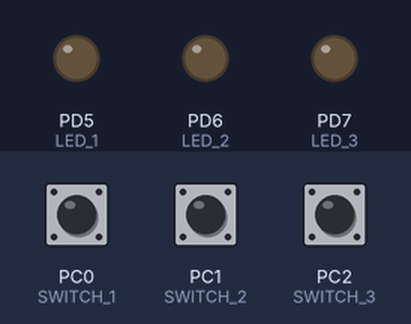
Bench run of a program on a simulated ATmega328P, built with avr-gcc and emulated at 20 MHz. On the bench: output pins drawn as LEDs (lit = HIGH). Inputs (shaded band) come from the test bench; at power-on: PC0 (SWITCH_1) HIGH, PC1 (SWITCH_2) HIGH, PC2 (SWITCH_3) HIGH.

Above: at 1.2 s.
1.3 s: PC0 (SWITCH_1) pulled LOW for 0.15 s
At 1.37 s:
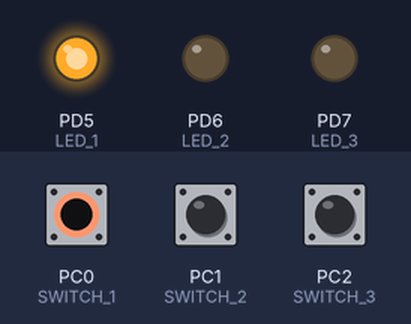
2.9 s: PC1 (SWITCH_2) pulled LOW for 0.15 s
At 2.97 s:
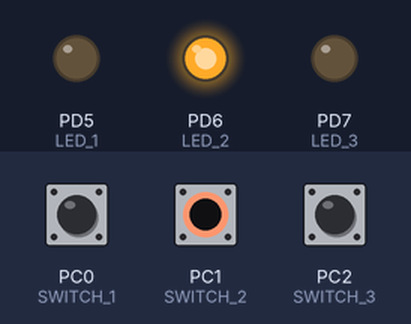
4.5 s: PC2 (SWITCH_3) pulled LOW for 0.15 s
At 4.57 s:
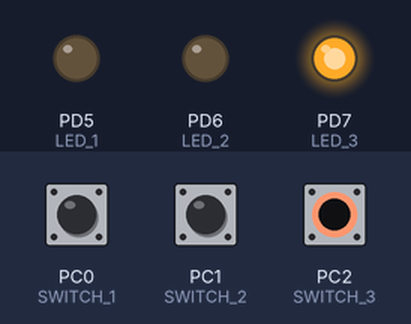
6.1 s: PC2 (SWITCH_3) pulled LOW for 3.2 s
At 10.5 s:
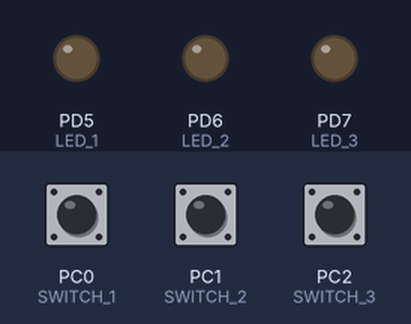
10.8 s: PC0 (SWITCH_1) pulled LOW for 3.2 s
At 11.7 s:
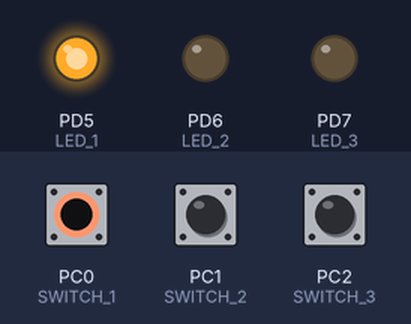
15.5 s: PC0 (SWITCH_1) driven LOW and PC1 (SWITCH_2) driven LOW
At 16.5 s:
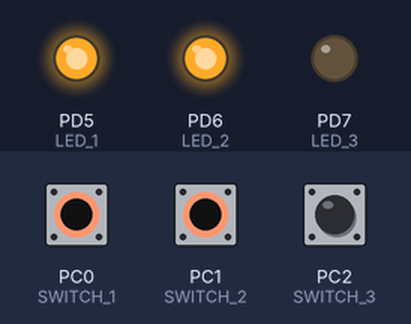
Timing chart, 0 to 18.0 s (numbered marks = the images above; inputs shaded):
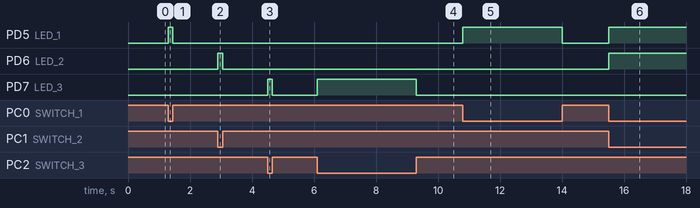

Measured:
- after the input at 1.3 s, PD5 (LED_1): LOW → HIGH at once, → LOW 0.15 s later
- after the input at 2.9 s, PD6 (LED_2): LOW → HIGH at once, → LOW 0.15 s later
- after the input at 4.5 s, PD7 (LED_3): LOW → HIGH at once, → LOW 0.15 s later
- after the input at 6.1 s, PD7 (LED_3): LOW → HIGH at once, → LOW 3.2 s later
- after the input at 10.8 s, PD5 (LED_1): LOW → HIGH at once, → LOW 3.2 s later
- after the input at 15.5 s, PD5 (LED_1), PD6 (LED_2): LOW → HIGH at once

The program:

main.c
```c
// File: main.c
// Created: 15, March 2014

/* Copyright (C) 2014, Jarielle Catbagan
 *
 * BSD License
 *
 * Please refer to LICENSE.txt for license details
 */

// Description:

/* Takes a switch input to turn on a set of LEDs */

// Code:

#include <avr/io.h>
#define F_CPU 20000000UL
#include <util/delay.h>

#define SWITCH_DDR DDRC
#define SWITCH_PORT PORTC
#define SWITCH_PIN PINC
#define SWITCH_1 PINC0
#define SWITCH_2 PINC1
#define SWITCH_3 PINC2
#define SWITCH_1PIN 0
#define SWITCH_2PIN 1
#define SWITCH_3PIN 2

#define LED_DDR DDRD
#define LED_PORT PORTD
#define LED_1 PIND5
#define LED_2 PIND6
#define LED_3 PIND7

int main(void) {
        enum {NOT_PRESSED = 0, PRESSED} button1_state, button2_state,
                                                button3_state;
        LED_DDR |= ((1 << LED_1) | (1 << LED_2) | (1 << LED_3));
        LED_PORT &= ~((1 << LED_1) | (1 << LED_2) | (1 << LED_3));
        SWITCH_DDR &= ~((1 << SWITCH_1) | (1 << SWITCH_2) | (1 << SWITCH_3));
        button1_state = NOT_PRESSED;
        button2_state = NOT_PRESSED;
        button3_state = NOT_PRESSED;
        while(1) {
                if(bit_is_clear(SWITCH_PIN, SWITCH_1PIN)) {
                        LED_PORT |= 1 << LED_1;
                        button1_state = PRESSED;
                }
                else {
                        LED_PORT &= ~(1 << LED_1);
                        button1_state = NOT_PRESSED;
                }
                if(bit_is_clear(SWITCH_PIN, SWITCH_2PIN)) {
                        LED_PORT |= 1 << LED_2;
                        button2_state = PRESSED;
                }
                else {
                        LED_PORT &= ~(1 << LED_2);
                        button2_state = NOT_PRESSED;
                }
                if(bit_is_clear(SWITCH_PIN, SWITCH_3PIN)) {
                        LED_PORT |= 1 << LED_3;
                        button3_state = PRESSED;
                }
                else {
                        LED_PORT &= ~(1 << LED_3);
                        button3_state = NOT_PRESSED;
                }

                if(button1_state == NOT_PRESSED &&
                   button2_state == NOT_PRESSED &&
                   button3_state == NOT_PRESSED) {
                }
                else if(button1_state == NOT_PRESSED &&
                        button2_state == NOT_PRESSED &&
                        button3_state == PRESSED) {
                        while(bit_is_set(SWITCH_PIN, SWITCH_1PIN) &&
                              bit_is_set(SWITCH_PIN, SWITCH_2PIN) &&
                              bit_is_clear(SWITCH_PIN, SWITCH_3PIN));
                }
                else if(button1_state == NOT_PRESSED &&
                        button2_state == PRESSED &&
                        button3_state == NOT_PRESSED) {
                        while(bit_is_set(SWITCH_PIN, SWITCH_1PIN) &&
                              bit_is_clear(SWITCH_PIN, SWITCH_2PIN) &&
                              bit_is_set(SWITCH_PIN, SWITCH_3PIN));
                }
                else if(button1_state == NOT_PRESSED &&
                        button2_state == PRESSED &&
                        button3_state == PRESSED) {
                        while(bit_is_set(SWITCH_PIN, SWITCH_1PIN) &&
                              bit_is_clear(SWITCH_PIN, SWITCH_2PIN) &&
                              bit_is_clear(SWITCH_PIN, SWITCH_3PIN));
                }
                else if(button1_state == PRESSED &&
                        button2_state == NOT_PRESSED &&
                        button3_state == NOT_PRESSED) {
                        while(bit_is_clear(SWITCH_PIN, SWITCH_1PIN) &&
                              bit_is_set(SWITCH_PIN, SWITCH_2PIN) &&
                              bit_is_set(SWITCH_PIN, SWITCH_3PIN));
                }
                else if(button1_state == PRESSED &&
                        button2_state == NOT_PRESSED &&
                        button3_state == PRESSED) {
                        while(bit_is_clear(SWITCH_PIN, SWITCH_1PIN) &&
                              bit_is_set(SWITCH_PIN, SWITCH_2PIN) &&
                              bit_is_clear(SWITCH_PIN, SWITCH_3PIN));
                }
                else if(button1_state == PRESSED &&
                        button2_state == PRESSED &&
                        button3_state == NOT_PRESSED) {
                        while(bit_is_clear(SWITCH_PIN, SWITCH_1PIN) &&
                              bit_is_clear(SWITCH_PIN, SWITCH_2PIN) &&
                              bit_is_set(SWITCH_PIN, SWITCH_3PIN));
                }
                else if(button1_state == PRESSED &&
                        button2_state == PRESSED &&
                        button3_state == PRESSED) {
                        while(bit_is_clear(SWITCH_PIN, SWITCH_1PIN) &&
                              bit_is_clear(SWITCH_PIN, SWITCH_2PIN) &&
                              bit_is_clear(SWITCH_PIN, SWITCH_3PIN));
                }
        }
        return 0;
}
```
